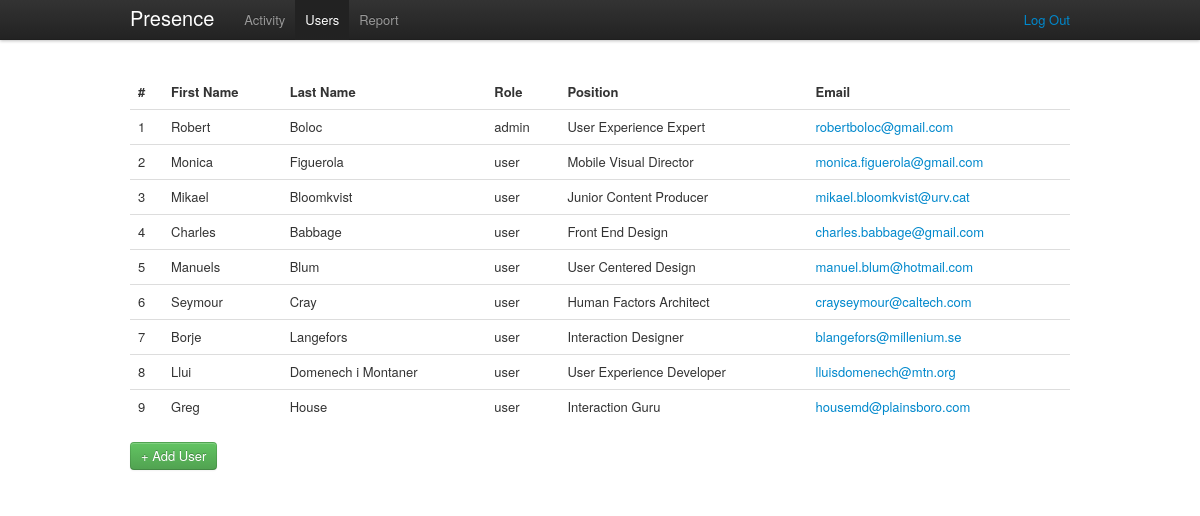
/admin/users (signed in), run on an earlier commit of the app's database.
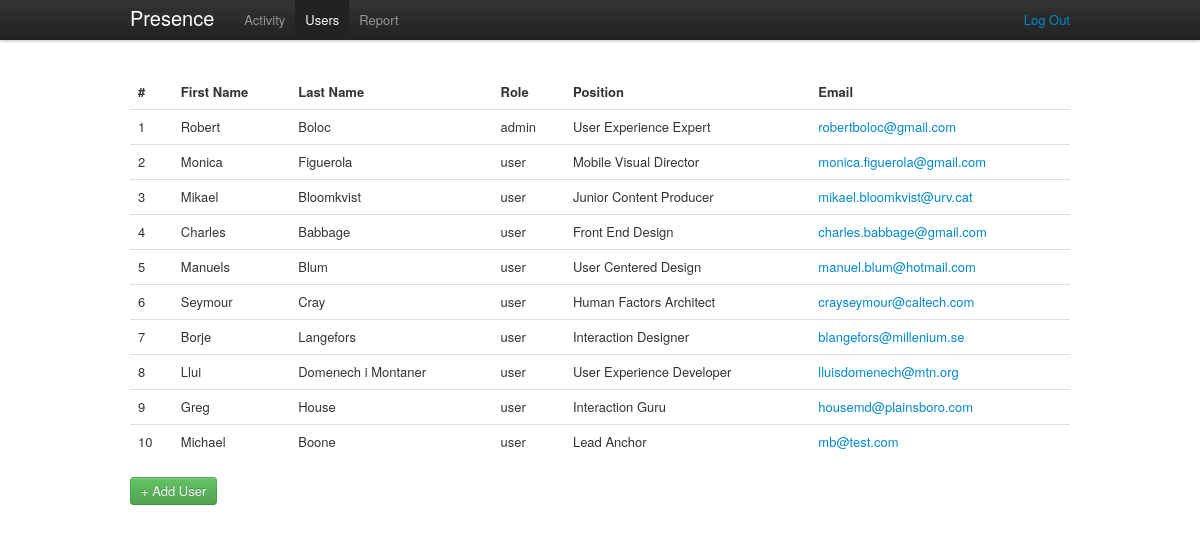
And on a later commit of the database.
### tables this page shows
CREATE TABLE IF NOT EXISTS `presence_users` (
  `id` int(11) NOT NULL AUTO_INCREMENT,
  `email` varchar(150) NOT NULL,
  `password` varchar(50) NOT NULL,
  `role` varchar(20) NOT NULL,
  `firstname` varchar(200) NOT NULL,
  `lastname` varchar(300) NOT NULL,
  `position` varchar(200) NOT NULL,
  `UUID` varchar(36) NOT NULL,
  PRIMARY KEY (`id`)
);

### public/index.php (called while the page is built, shortened)
<?php
require_once (ROOT . '/config/config.php');
$url = isset($_GET['url']) ? $_GET['url'] : null;
$role = isset($_SESSION['role']) ? $_SESSION['role'] : null;
if ($url == null && $role == null) {
    $controller = "AuthController";
    $action = "asklogin";
    $url_params = array();
} else if ($url == null && isset($role)) {
    $controller = ucfirst($role) . 'Controller';
    $action = 'activity';
    $url_params = array();
} else {
    $url_params = explode('/', $url);
    $controller = ucfirst(array_shift($url_params));
    $action = $url_params[0] == null ? 'activity' : array_shift($url_params);
}
isset($url_params[1])
    ? $extra_action = $url_params[1]
    : $extra_action = null;
$extra_params = $_POST;
new $controller($action, array_merge($url_params, $extra_params), $extra_action);

### lib/DB.php (called while the page is built, shortened)
<?php
class DB {
    private static $_instance;
    private static function getInstance(){
        if(self::$_instance == null){
            self::$_instance = new $class();
        }
        return self::$_instance;
    }
    public static function setUp($params){
        $db = self::getInstance();
        $db->_connection = new PDO("mysql:host=" . $params->dbhost . ";
                                    dbname=" . $params->dbname,
                                               $params->dbuser,
                                               $params->dbpassword);
    }
    public static function getDB(){
        $db = self::getInstance();
        return $db->_connection;
    }
	static function getAllRecords($sql, array $params = null){
		$st = self::getDB()->prepare($sql);
        $st->execute($params);
        return $st->fetchAll(PDO::FETCH_OBJ);
	}
}

### config/config.php (called while the page is built, shortened)
<?php
$CONFIG = new stdClass();
$CONFIG->wwwroot = 'https://localhost/presence-manager';
$CONFIG->dbhost = 'localhost';
$CONFIG->dbname = 'presence';
$CONFIG->dbuser = 'root';
$CONFIG->dbpassword = 'doremi';

### app/model.class.php (called while the page is built, shortened)
<?php
abstract class Model{
    public static function find_all(){
        $sql = "SELECT *
                FROM ".self::table();
        return DB::getAllRecords($sql);
    }
    protected static function table(){
        $prefix = 'presence_';
        $caller = get_called_class();
        $class = lcfirst(substr($caller, 0, -5));
        return $prefix.self::pluralise($class);
    }
    private static function pluralise($word){
        $exceptions = array();
        $exceptions['activity'] = 'activity';
        empty($exceptions[$word])
            ? $plural = $word.'s'
            : $plural = $exceptions[$word];
        return $plural;
    }
}

### app/controllers/AdminController.php (called while the page is built, shortened)
<?php
class AdminController extends Controller {
    public function __construct($action, $params, $extra_action = null) {
        global $CONFIG;
        isset($extra_action) ? $action = $action . '_' . $extra_action : null;
        if ($this->check_role('admin') && method_exists($this, $action)) {
            $this->$action($params);
        } else {
            RoutingHelper::redirect($CONFIG->wwwroot . '/error/notfound');
        }
    }
    public function users() {
        $this->_view = new AdminUsersView(UserModel::find_all());
    }
}

### lang/en.php (called while the page is built)
<?php
$STRINGS = null;
$STRINGS['brand'] = 'Presence';
$STRINGS['login'] = 'Login';
$STRINGS['help'] = 'Help';
$STRINGS['activity'] = 'Activity';
$STRINGS['users'] = 'Users';
$STRINGS['report'] = 'Report';
$STRINGS['user'] = 'User';
$STRINGS['logout'] = 'Log Out';
$STRINGS['home'] = 'Home';
$STRINGS['404'] = '404';
$STRINGS['details'] = 'Details';
$STRINGS['summary'] = 'Summary';
$STRINGS['account'] = 'Account';
$STRINGS['starttime'] = 'Start Time';
$STRINGS['startdate'] = 'Start Date';
$STRINGS['endtime'] = 'End Time';
$STRINGS['enddate'] = 'End Date';
$STRINGS['action'] = 'Action';
$STRINGS['time'] = 'Time';
$STRINGS['date'] = 'Date';
$STRINGS['firstname'] = 'First Name';
$STRINGS['lastname'] = 'Last Name';
$STRINGS['email'] = 'Email';
$STRINGS['issued'] = 'Issued';
$STRINGS['period'] = 'Period';
$STRINGS['intervals'] = 'Intervals';
$STRINGS['interval'] = 'Interval';
$STRINGS['total'] = 'Total';
$STRINGS['password'] = 'Password';
$STRINGS['position'] = 'Position';
$STRINGS['role'] = 'Role';
$STRINGS['update'] = 'Update';
$STRINGS['week'] = 'Week';
$STRINGS['month'] = 'Month';
$STRINGS['year'] = 'Year';
$STRINGS['type'] = 'Type';
$STRINGS['message'] = 'Message';
$STRINGS['user:update:success'] = 'User details updated successfully!';
$STRINGS['user:update:failed'] = 'User details update falied!';
$STRINGS['user:delete:success'] = 'User deleted successfully!';
$STRINGS['user:delete:failed'] = 'User deleition falied!';
$STRINGS['user:create:success'] = 'The new user has been created!';
$STRINGS['user:create:failed'] = 'Error creating new user!';
$STRINGS['user:create:duplicate'] = 'This user already exists!';
$STRINGS['admin:no:activities'] = 'No more activity!';
$STRINGS['add:user'] = 'Add User';
$STRINGS['create:user'] = 'Create User';
$STRINGS['build:report'] = 'Build Report';
$STRINGS['event:success'] = 'Success!';
$STRINGS['event:error'] = 'Error!';
$STRINGS['event:checkin'] = 'Check-In';
$STRINGS['event:checkout'] = 'Check-Out';
$STRINGS['event:incidence'] = 'Incidence';
$STRINGS['event:noactivity'] = 'No Activity!';
$STRINGS['event:noactivity:message'] = 'There is no user activity';
$STRINGS['event:noactivityinterval:message'] = 'There is no user activity';
$STRINGS['event:delete:account'] = 'Delete Account';
$STRINGS['event:delete:account:warning'] = 'Warning! This action can not be undone!';

### app/views/admin/AdminUsersView.php (the view, shortened to what the changed rows need)
<?php
class AdminUsersView extends View {
    private $_users;
    public function __construct($users, $alert = null) {
        $this->_users = $users;
    }
    public function content() {
        global $CONFIG, $STRINGS;
        $users_table_content = '';
        if (!empty($this->_users)) {
            foreach ($this->_users as $user) {
                $users_table_content .= '
				<tr>
					<td>' . $user->id . '</td>
					<td>' . utf8_encode($user->firstname) . '</td>
					<td>' . utf8_encode($user->lastname) . '</td>
                    <td>' . $user->role . '</td>
                    <td>' . $user->position . '</td>
					<td><a href="'.$CONFIG->wwwroot.'/admin/users/'.$user->id.'/details">' . $user->email . '</a></td>
				 </tr>
				';
            }
        }
        return '
        <section id="users">
         <table class="table">
                <thead>
                    <tr>
                        <th>#</th>
                        <th>'.$STRINGS['firstname'] .'</th>
                        <th>'.$STRINGS['lastname'] .'</th>
                        <th>'.$STRINGS['role'] .'</th>
                        <th>'.$STRINGS['position'] .'</th>
                        <th>'.$STRINGS['email'] .'</th>
                    </tr>
                </thead>
                <tbody>
                    '.$users_table_content.'
                </tbody>
            </table>
		    <form action="' . $CONFIG->wwwroot . '/admin/users/new/add" method="post">
				<button class="btn btn-success ">+ '.$STRINGS['add:user'].'</button>
			</form>
        </section>';
    }
}

What changed in the data, as far as the page shows it:
added presence_users: id "10", firstname "Michael", lastname "Boone", role "user", position "Lead Anchor", email "mb@test.com"
